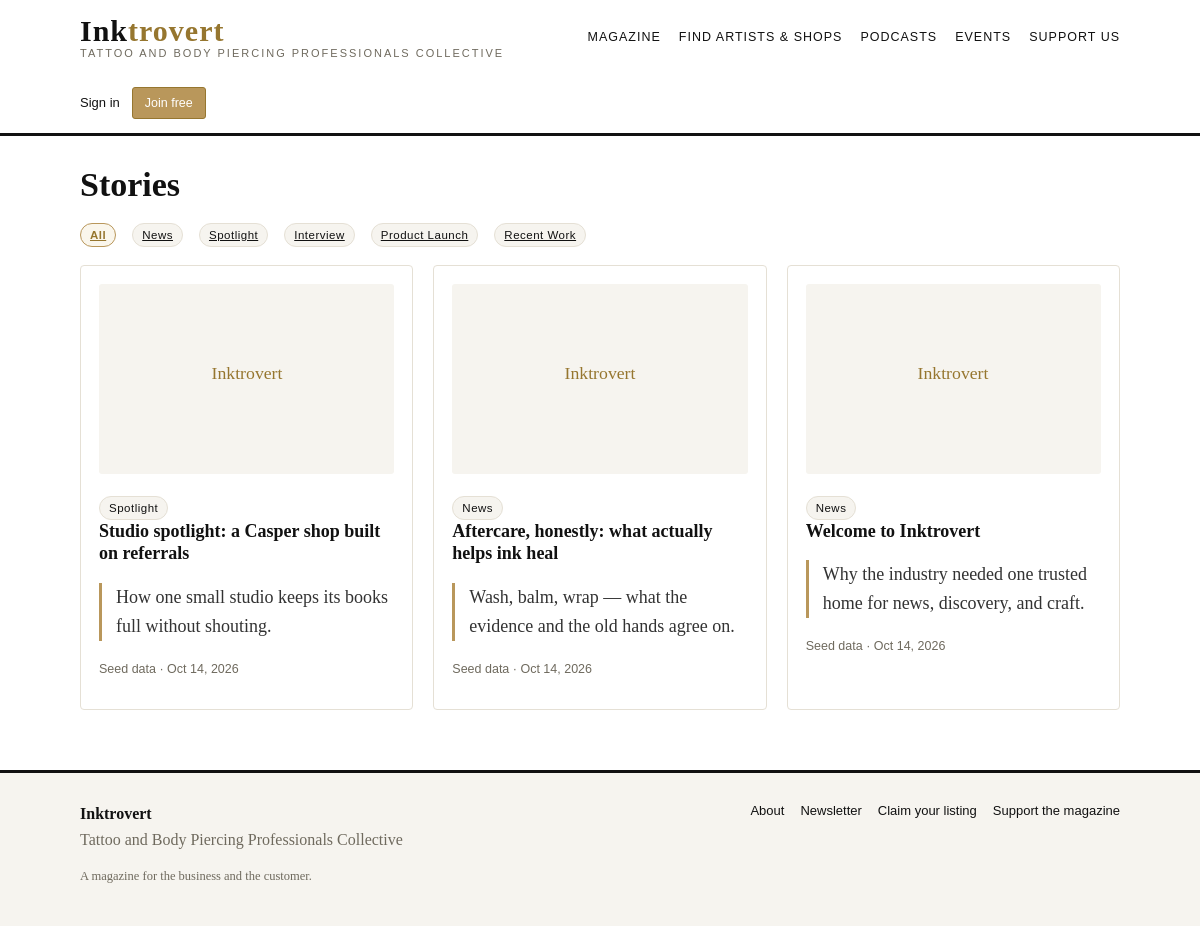
The page /stories on the database its author committed.
### app/models.py (models this page shows)
class Story(Base):
    __tablename__ = "stories"
    id: Mapped[int] = mapped_column(Integer, primary_key=True)
    issue_id: Mapped[int | None] = mapped_column(ForeignKey("issues.id", ondelete="SET NULL"),
                                                 nullable=True)
    title: Mapped[str] = mapped_column(String(250), nullable=False)
    slug: Mapped[str] = mapped_column(String(270), unique=True, nullable=False)
    category: Mapped[str] = mapped_column(String(30), nullable=False, default="news")
    excerpt: Mapped[str] = mapped_column(Text, default="", nullable=False)
    body: Mapped[str] = mapped_column(Text, default="", nullable=False)
    cover_image: Mapped[str] = mapped_column(String(500), default="", nullable=False)
    author_name: Mapped[str] = mapped_column(String(120), default="", nullable=False)
    sort_order: Mapped[int] = mapped_column(Integer, default=0, nullable=False)
    is_published: Mapped[bool] = mapped_column(Boolean, default=False, nullable=False)
    published_at: Mapped[datetime | None] = mapped_column(DateTime(timezone=True), nullable=True)
    created_at: Mapped[datetime] = mapped_column(DateTime(timezone=True), default=utcnow,
                                                 nullable=False)
    issue: Mapped[Issue | None] = relationship("Issue", back_populates="stories")

### app/public.py (the view)
@public_bp.get("/stories")
def stories():
    category = request.args.get("category", "").strip().lower()
    db = get_db()
    query = db.query(Story).filter_by(is_published=True)
    if category:
        if category not in STORY_CATEGORIES:
            abort(404)
        query = query.filter_by(category=category)
    all_stories = (
        query.order_by(Story.published_at.desc(), Story.created_at.desc()).all()
    )
    return render_template(
        "public/stories.html",
        stories=all_stories,
        categories=STORY_CATEGORIES,
        active_category=category,
        category_label=_category_label,
    )

### app/auth.py (called while the page is built, shortened)
def get_current_user() -> User | None:
    return g.get("user")

def init_auth(app) -> None:
    @app.before_request
    def _load_user():
        g.user = None
        g.csrf_token_value = None
        token = request.cookies.get(app.config["AUTH_COOKIE_NAME"])
        if not token:
            return
    @app.teardown_appcontext
    def _teardown(_exc=None):
        from .db import close_db
        close_db(_exc)

### app/db.py (called while the page is built)
def new_session() -> Session:
    if _SessionLocal is None:
        raise RuntimeError("Database engine not initialised — call db.init_engine() first.")
    return _SessionLocal()

def get_db() -> Session:
    session = g.get("db_session")
    if session is None:
        session = new_session()
        g.db_session = session
    return session

### app/public.py (called while the page is built)
def _category_label(category: str) -> str:
    return category.replace("-", " ").title()

### templates/public/stories.html (shortened to what this page needs)
{% extends "base.html" %}
{% block content %}
<h1>Stories</h1>
<div class="filters">
  <a class="badge{% if not active_category %} badge-verified{% endif %}" href="{{ url_for('public.stories') }}">All</a>
  {% for cat in categories %}
  <a class="badge{% if active_category == cat %} badge-verified{% endif %}" href="{{ url_for('public.stories', category=cat) }}">{{ category_label(cat) }}</a>
  {% endfor %}
</div>
{% if stories %}
<div class="grid">
  {% for story in stories %}
  <article class="card">
    {% if story.cover_image %}<img src="{{ story.cover_image }}" alt="" class="card-cover">{% endif %}
    <span class="badge">{{ category_label(story.category) }}</span>
    <h3><a href="{{ url_for('public.story_detail', slug=story.slug) }}">{{ story.title }}</a></h3>
    {% if story.excerpt %}<p class="excerpt">{{ story.excerpt }}</p>{% endif %}
    <p class="meta">{{ story.author_name }}{% if story.published_at %} · {{ story.published_at.strftime('%b %d, %Y') }}{% endif %}</p>
  </article>
  {% endfor %}
</div>
{% else %}
<p class="empty">Nothing filed under this section yet.</p>
{% endif %}
{% endblock %}

### static/css/inktrovert.css (style rules this page uses)
:root { --ink: #111111; --paper: #ffffff; --wash: #f6f4ef; --gold: #b9975b; --gold-deep: #96762f; --line: #e5e0d5; --muted: #6f6a5e; --danger: #a33b2e; --ok: #2e7d4f; }
* { box-sizing: border-box; }
body { margin: 0; font-family: Georgia, "Times New Roman", serif; color: var(--ink); background: var(--paper); line-height: 1.6; }
a { color: var(--ink); }
h1, h2, h3 { line-height: 1.25; }
h1 { font-size: 34px; margin: 28px 0 12px; }
h3 { font-size: 18px; margin: 20px 0 8px; }
.grid { display: grid; grid-template-columns: repeat(auto-fill, minmax(280px, 1fr)); gap: 20px; margin: 18px 0; }
.card { border: 1px solid var(--line); border-radius: 4px; padding: 18px; background: var(--paper); }
.card h3 { margin-top: 0; }
.card h3 a { text-decoration: none; }
.card .meta { font-family: Arial, Helvetica, sans-serif; font-size: 12.5px; color: var(--muted); }
.badge { display: inline-block; font-family: Arial, Helvetica, sans-serif; font-size: 11.5px; letter-spacing: 0.5px; padding: 2px 9px; border-radius: 20px; border: 1px solid var(--line); background: var(--wash); color: var(--ink); margin-right: 6px; }
.badge-verified { border-color: var(--gold); background: #faf6ec; color: var(--gold-deep); font-weight: bold; }
.filters { display: flex; gap: 10px; flex-wrap: wrap; margin: 16px 0; align-items: end; }
.excerpt { font-size: 18px; color: #333; border-left: 3px solid var(--gold); padding-left: 14px; }
.card-cover { width: 100%; height: 190px; object-fit: cover; border-radius: 3px; margin-bottom: 12px; }

### rows shown on the page
Story: cover_image (picture), category "Spotlight", title "Studio spotlight: a Casper shop built on referrals", excerpt "How one small studio keeps its books full without shouting.", author_name "Seed data", published_at "Oct 14, 2026"
Story: cover_image (picture), category "News", title "Aftercare, honestly: what actually helps ink heal", excerpt "Wash, balm, wrap — what the evidence and the old hands agree on.", author_name "Seed data", published_at "Oct 14, 2026"
Story: cover_image (picture), category "News", title "Welcome to Inktrovert", excerpt "Why the industry needed one trusted home for news, discovery, and craft.", author_name "Seed data", published_at "Oct 14, 2026"

### other values the page prints
{{ category_label(cat) }} "News" "Spotlight" "Interview" "Product Launch" "Recent Work"
